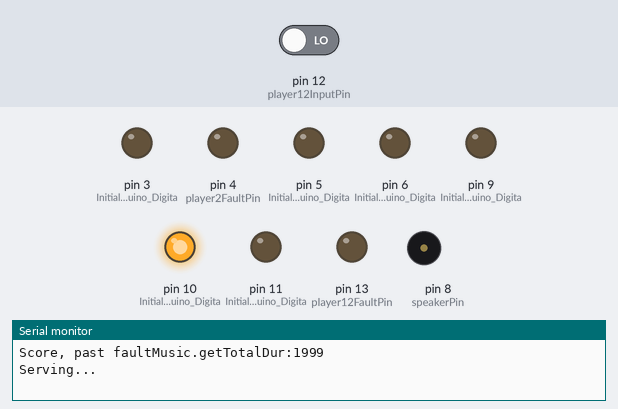
The sketch below on a simulated Arduino Uno, built with avr-gcc and run on an emulated ATmega328P. On the bench: output pins drawn as LEDs (lit = HIGH), buzzer (waves = sounding), the last lines printed to the serial monitor. Inputs (shaded band) come from the test bench; at power-on: pin 12 (player12InputPin) LOW. Random numbers use the default seed unless the sketch sets one.

Above: at 2.8 s.
2.9 s: pin 12 (player12InputPin) driven HIGH
At 4.0 s:
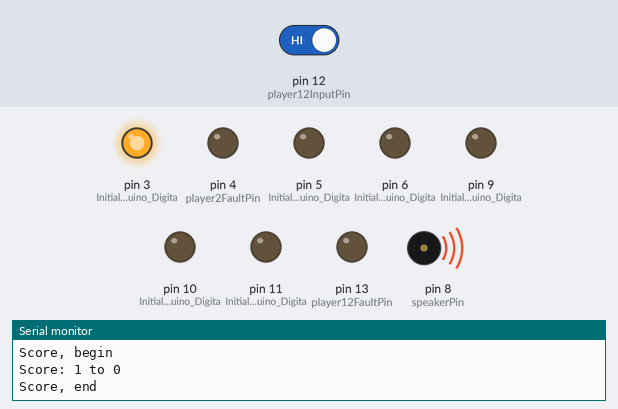
5.9 s: pin 12 (player12InputPin) driven LOW
At 8.3 s:
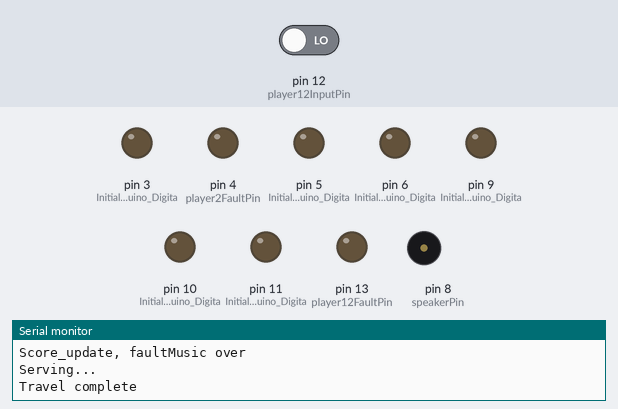
At 8.71 s:
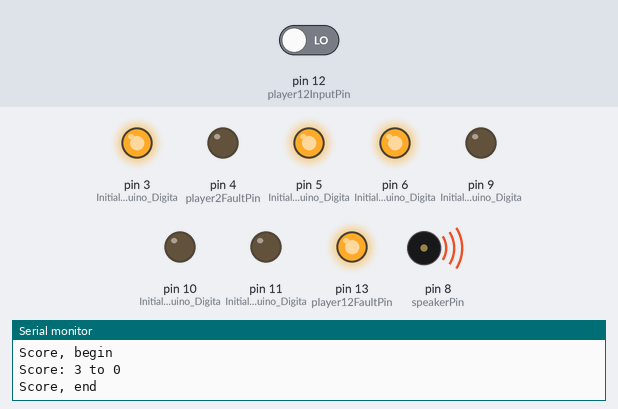
8.9 s: pin 12 (player12InputPin) driven HIGH
Timing chart, 0 to 23.3 s (numbered marks = the images above; inputs shaded):
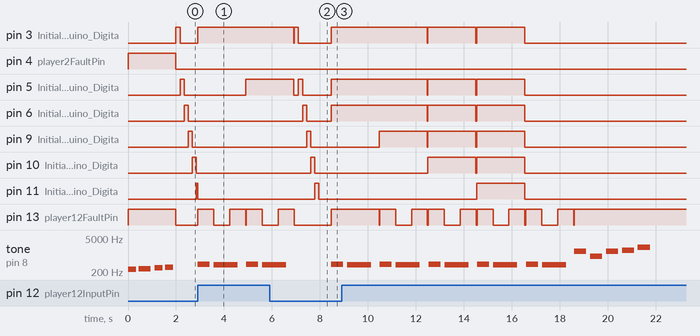

Measured:
- after the input at 5.9 s, pin 9 (Initialize_Arduino_Digita): LOW → HIGH after 1.5 s, → LOW 0.17 s later; pin 10 (Initialize_Arduino_Digita): LOW → HIGH after 1.7 s, → LOW 0.17 s later; pin 11 (Initialize_Arduino_Digita): LOW → HIGH after 1.9 s, → LOW 0.17 s later
- by itself, pin 13 (player12FaultPin): repeats every 2.0 s: HIGH 0.67 s, LOW 0.67 s, HIGH 0.67 s, LOW 0.03 s, until it stays HIGH from 18.6 s
- by itself, tone on pin 8 (speakerPin): plays 392 Hz for 1.0 s, 415 Hz for 0.50 s, 392 Hz for 1.0 s, 415 Hz for 0.50 s, 392 Hz for 1.0 s, 415 Hz for 0.50 s … (14 notes in this stretch)
- by itself, pin 3 (Initialize_Arduino_Digita), pin 5 (Initialize_Arduino_Digita), pin 6 (Initialize_Arduino_Digita): alternates HIGH for 2.0 s and LOW for 0.03 s, 5 changes in all, then stays LOW

The sketch:

tennis-2.3.0.ino
```cpp
#include "Tennis.h"

Tennis game;

void setup() {
  game.Begin();
}

void loop() {
  game.Update();
}
```

LEDBarGraph.cpp
```cpp
// (licence header left out)
#include <Arduino.h>
#include "LEDBarGraph.h"

// pass in pins (array)
LEDBarGraph::LEDBarGraph (int * p)
{
  pins = p;

  // find pinLen by finding last valid index
  i = 0;
  while (pins[i+1] != -1) {
    i++;
  }
  pinsLen = i;
};


void LEDBarGraph::Begin (int delta, int num, unsigned long oT) // dir aka delta {-1, 1}, Number, OnTime
{
  onTime = oT;
  hault = false;

  if (num > (pinsLen + 1)) { // pins array starts at 0
    // pinsLen = -1; // not sure why I would have wanted to do that
    return; // this is an error.  @TODO report it with an actual return value?
  }

  lastUpdate = millis();

  if (delta > 0) {
    for (i = 0; i < num; i += delta) {
      digitalWrite(pins[i], HIGH);
    }
  } else if (delta < 0) {
    for (i = pinsLen; i > (pinsLen - num); i += delta) {
      digitalWrite(pins[i], HIGH);
    }
  }

  r = 0;
};

// part of the loop()
int LEDBarGraph::Update ()
{
  currentMs = millis();

  // the !r part is in case we've already haulted (r=0) but yet somebody called ::Update again...
  if (!r && ((currentMs - lastUpdate) >= onTime)) {
    AllLow();
    r = 1;
  } else {
    r = 0;
  }

  return r;
}; // .update


// finish if requested
int LEDBarGraph::Hault ()
{
  hault = true;
  AllLow();
};


// Somewhat of a cheat, instead of just turning off what we turned on, turn all off
void LEDBarGraph::AllLow ()
{
  for (i = 0; i <= pinsLen; i += 1) {
    digitalWrite(pins[i], LOW);
  }
};
```

LEDBarGraph.h
```cpp
// (licence header left out)
#ifndef LEDBarGraph_h
#define LEDBarGraph_h

#include <Arduino.h>

class LEDBarGraph
{

private:

  // enum state_t { START, ON, PAUSING, DONE };
  // state_t state;

  unsigned long currentMs;
  unsigned long lastUpdate;
  unsigned long onTime, pauseTime;


  int i;
  int r;

  int * pins;
  int pinsLen;
  // int num;
  // int start;
  // int delta;
  bool hault;

  void AllLow ();

public:
  LEDBarGraph (int * p);

  void Begin (int delta, int num, unsigned long oT); // Direction, Number, OnTime

  int Update ();

  int Hault ();
};

#endif
```

LEDFlasher.cpp
```cpp
// (licence header left out)
#include <Arduino.h>
#include "LEDFlasher.h"

LEDFlasher::LEDFlasher ()
{
};


void LEDFlasher::Begin (int p, int n, unsigned long pT) // LED pin, number of flashes, time of each 1/2 cycle
{
  state = ON;
  phaseTime = pT;
  num = n;
  pin = p;
  i = 1;
  lastUpdate = millis();

  digitalWrite(pin, HIGH);
};


int LEDFlasher::Update ()
{
  currentMs = millis();

  //
  switch (state) {
    case ON:
      if (phaseTime && ((currentMs - lastUpdate) >= phaseTime)) {
        digitalWrite(pin, LOW);
        if (i == num) { // are we done?
          state = DONE; // there is no final "pausing" state - that could be a future option @TODO
        } else {
          lastUpdate = millis();
          state = PAUSING;
        };
      };
      break;

    case PAUSING:
      if ((currentMs - lastUpdate) >= phaseTime) {
        lastUpdate = millis();
        digitalWrite(pin, HIGH);
        i++;
        state = ON;
      };
      break;

    // case DONE: no need
  }

};


int LEDFlasher::Hault ()
{
  if (pin) { // in case Hault called before Begin
    state = DONE;
    digitalWrite(pin, LOW);
  }
}
```

LEDFlasher.h
```cpp
// (licence header left out)
#ifndef LEDFlasher_h
#define LEDFlasher_h

#include <Arduino.h>

class LEDFlasher
{

private:
  enum state_t { START, ON, PAUSING, DONE };
  state_t state;

  unsigned long currentMs;
  unsigned long lastUpdate;
  unsigned long phaseTime;

  int i;

  int pin = 0;
  int num;
  bool hault;

public:
  LEDFlasher ();

  void Begin (int p, int n, unsigned long pt); // LED pin, number of flashes, phase time (each 1/2 cycle)

  int Update ();

  int Hault ();
};

#endif
```

LEDSequence.cpp
```cpp
// (licence header left out)
#include <Arduino.h>
#include "LEDSequence.h"

// pass in pins (array)
LEDSequence::LEDSequence (int * p)
{
  pins = p;

  // find last valid pin
  maxPin = 0;
  while (pins[maxPin+1] != -1) {
    maxPin++;
  }
};


// delta {-1, 1}. onTime (ms), pauseTime (ms)
void LEDSequence::Begin (int d, unsigned long oT, unsigned long pT)
{
  delta = d;

  i = 0; // first, assume d > 0
  // if not, find correct i
  if (d < 0) {
    i = maxPin;
  }

  onTime = oT;
  pauseTime = pT;
  hault = false;
  state = START;
  r = 0;
};


int LEDSequence::Update ()
{
  currentMs = millis();

  switch (state) {
    case START:
      if (hault) {
        state = DONE;
        r = 1;
      } else if (i <= maxPin && i >= 0) {
        digitalWrite(pins[i], HIGH);
        lastUpdate = millis();
        state = ON;
      } else {
        state = DONE;
        r = 1;
      }
      break;

    case ON:
      if ((currentMs - lastUpdate) >= onTime) {
        digitalWrite(pins[i], LOW);
        lastUpdate = currentMs;
        state = PAUSING;
      }
      break;

    case PAUSING:
      if ((currentMs - lastUpdate) >= pauseTime) {
        i += delta;
        state = START;
      }
      break;

    // case DONE:  // not needed

  } // switch

  return r;
}; // .update

int LEDSequence::Hault ()
{
  hault = true;
  digitalWrite(pins[i], LOW); // turn off pin in case it's on

  return i; // return pin number in case it's needed
};
```

LEDSequence.h
```cpp
// (licence header left out)
#ifndef LEDSequence_h
#define LEDSequence_h

#include <Arduino.h>

class LEDSequence
{

private:
  enum state_t { START, ON, PAUSING, DONE };
  state_t state;

  unsigned long currentMs;
  unsigned long lastUpdate;
  unsigned long onTime, pauseTime;

  int i;
  int r;

  int * pins;
  int maxPin;
  int delta;
  bool hault;

public:
  LEDSequence (int * p);

  void Begin (int d, unsigned long oT, unsigned long pT);

  int Update ();

  int Hault ();
};

#endif
```

Music.cpp
```cpp
// (licence header left out)
#include <Arduino.h>
#include "Music.h"

Music::Music (int sp, int * t, int * tD)
{
  speakerPin = sp;
  tones = t;
  tonesDur = tD;
};

void Music::Begin () {
   pinMode(speakerPin, OUTPUT);
   state = PLAY;
   i = 0;
   r = 0;
}

int Music::Update ()
{
  currentMs = millis();

  switch (state) {
    case PLAY:
      if (tones[i] != -1) {
        // start tone
        tone(speakerPin, tones[i]);
        toneStartMs = currentMs;
        state = PLAYING;
        playDur = 1000/tonesDur[i];
        pauseDur = 333/tonesDur[i];
      } else {
        state = DONE;
        r = 1;
      }
      break;

    case PLAYING:
      if ((currentMs - toneStartMs) >= playDur) {
        // end tone
        noTone(speakerPin);
        toneStartMs = currentMs;
        state = PAUSING;
      }
      break;

    case PAUSING:
      if ((currentMs - toneStartMs) >= pauseDur) {
        i++;
        state = PLAY;
      }
      break;

    // case DONE:  // no action

  } // switch

  return r;
}; // .update

unsigned long Music::getTotalDur ()
{
  int j = 0;
  totalDur = 0;

  while (tones[j] != -1) {
    totalDur += 1000/tonesDur[j];
    totalDur += 333/tonesDur[j];
    j++;
  }

  return totalDur;
}
```

Music.h
```cpp
// (licence header left out)
#ifndef Music_h
#define Music_h

#include <Arduino.h>

class Music
{
private:
  enum state_t { PLAY, PLAYING, PAUSING, DONE };
  state_t state;

  int * tones, * tonesDur;

  int i;
  int r;
  int speakerPin;

  unsigned long lastUpdate;
  unsigned long currentMs;
  unsigned long toneStartMs;
  unsigned long playDur, pauseDur, totalDur;


public:
  Music (int sp, int * t, int * tD);

  void Begin ();

  int Update ();

  unsigned long getTotalDur ();

}; // Music

#endif
```

ReadDuration.cpp
```cpp
// (licence header left out)
#include <Arduino.h>
#include "ReadDuration.h"

ReadDuration::ReadDuration () {
 // nothing to do here?
};

void ReadDuration::Begin (int p, unsigned long rT) // pin, readTime
{
  buttonPin = p;
  readTime = rT;
  lastUpdate = millis();
  r = 0;
};

int ReadDuration::Update ()
{
  currentMs = millis();

  if ((currentMs - lastUpdate) >= readTime) {
    r = -1;
  } else {
    i = digitalRead(buttonPin);
    if (i == HIGH) {
      r = 1;
    }
  }

  return r;
};

/*
int ReadDuration::Hault ();
{
}
*/

unsigned long ReadDuration::GetElapsedTime ()
{
  currentMs = millis();

  return currentMs - lastUpdate;
}
```

ReadDuration.h
```cpp
// (licence header left out)
#ifndef ReadDuration_h
#define ReadDuration_h

#include <Arduino.h>

class ReadDuration
{
private:
  unsigned long currentMs;
  unsigned long lastUpdate;
  unsigned long readTime;
  int buttonPin;
  int r;
  int i;

public:
  ReadDuration ();

  void Begin (int p, unsigned long rT); // pin, readTime

  int Update ();

  // int Hault ();

  unsigned long GetElapsedTime ();

};

#endif
```

Tennis.cpp
```cpp
// (licence header left out)
 #include <Arduino.h>
#include "Music.h"
#include "Tennis.h"
#include "LEDSequence.h"
#include "LEDBarGraph.h"
#include "ReadDuration.h"
#include "LEDFlasher.h"

#define SERIAL_DEBUG true
#define SERIAL_COMMENTARY true

Tennis::Tennis ()
  : introMusic(speakerPin, startTones, startTonesDur)
  , faultMusic(speakerPin, failTones, failTonesDur)
  , winMusic(speakerPin, winTones, winTonesDur)
  , travel(travelPins)
  , returnButton()
  , scoreDisplay(travelPins)
  , faultLED()
{

  player2score = 0;
  player12score = 0;

  scoreDisplayTime = faultMusic.getTotalDur();

};

void Tennis::Begin ()
{
  Serial.begin(9600);

    #if defined SERIAL_DEBUG
    Serial.print("Score, past faultMusic.getTotalDur:");
    Serial.println(scoreDisplayTime);
    #endif

  // travel LEDs
  pinMode(9, OUTPUT); // Initialize Arduino Digital Pins 9 PWM as output
  pinMode(10, OUTPUT); // Initialize Arduino Digital Pins 10 PWM as output
  pinMode(11, OUTPUT); // Initialize Arduino Digital Pins 11 PWM as output
  pinMode(6, OUTPUT); // Initialize Arduino Digital Pins 11 PWM as output
  pinMode(5, OUTPUT); // Initialize Arduino Digital Pins 11 PWM as output
  pinMode(3, OUTPUT); // Initialize Arduino Digital Pins 11 PWM as output

  // player inputs
  pinMode(player2InputPin,INPUT); // Initialize Arduino Digital Pins 2 as input for connecting Pushbutton
  pinMode(player12InputPin,INPUT); // Initialize Arduino Digital Pins 12 as input for connecting Pushbutton

  // player faults
  pinMode(player2FaultPin, OUTPUT);  // Initialize Arduino Digital Pins 4 as output
  pinMode(player12FaultPin, OUTPUT);  // Initialize Arduino Digital Pins 4 as output

  // get random eed (from analog noise) and determine starting direction {0, 1}
  randomSeed(analogRead(0));
  dir = random(2); // {0, 1}
  dir = (dir - 0.5) * 2; // {-1, 1}

  travelWait = (travelWaitMin + travelWaitMax) / 2;

  state = INTRO;
  returnFault = NONE;
  introMusic.Begin();
  digitalWrite(player2FaultPin, HIGH);
  digitalWrite(player12FaultPin, HIGH);
};


int Tennis::Update ()
{
  switch (state) {
    case INTRO:
      if (introMusic.Update()) {
        state = SERVE;
        digitalWrite(player2FaultPin, LOW);
        digitalWrite(player12FaultPin, LOW);
      }
      break;

    case SERVE:
        #if defined SERIAL_COMMENTARY
        Serial.println("Serving...");
        #endif

      // clear any previous fault
      faultLED.Hault();

      scoreDisplay.Hault();
      // faultMusic.Hault() unneded as that's what we watch for actual completed return val

      if (dir == -1) {
        button = player12InputPin;
      } else if (dir == 1) {
        button = player2InputPin;
      }

      travel.Begin(dir, travelWait, 0);
      state = TRAVEL;
      break;

    case TRAVEL:
      if (travel.Update()) {
        // travel is complete
        state = RETURN;
        returnButton.Begin(button, travelWait * hitTimeMult);

          #if defined SERIAL_COMMENTARY
          Serial.println("Travel complete");
          #endif

      } else {
        // travel is ongoing
        inputButtonState = digitalRead(button);
        if (inputButtonState == HIGH) {
          returnFault = EARLY;
          travel.Hault();
          state = SCORE;

            #if defined SERIAL_COMMENTARY
            Serial.println("Fault:early");
            #endif
        }
      }
      break;

    case RETURN:
        x = returnButton.Update();
        if (x == -1) {
          // no button push
          returnFault = LATE;
          state = SCORE;

            #if defined SERIAL_COMMENTARY
            Serial.println("Fault:late");
            #endif

        } else if (x == 1) {
          // button pushed on time
          dir = dir * -1; // reverse direction
          travelWait = returnButton.GetElapsedTime();
          travelWait = map(travelWait, 0, travelWaitMax * hitTimeMult, travelWaitMin, travelWaitMax);

            #if defined SERIAL_DEBUG
            Serial.println(travelWait);
            #endif

          state = SERVE; // serve back
            #if defined SERIAL_COMMENTARY
            Serial.println("Return serve");
            #endif
        };
      break;

    case SCORE:
        #if defined SERIAL_DEBUG
        Serial.println("Score, begin");
        #endif

      faultMusic.Begin();

      // assign point
      if (dir == -1) {
        player2score ++;
        faultPin = player12FaultPin;
        scoreDisplay.Begin(dir, player2score, scoreDisplayTime); // Direction, Number, OnTime
      } else if (dir == 1) {
        player12score ++;
        faultPin = player2FaultPin;
        scoreDisplay.Begin(dir, player12score, scoreDisplayTime); // Direction, Number, OnTime
      };

        #if defined SERIAL_COMMENTARY
        Serial.print("Score: ");
        Serial.print(player2score);
        Serial.print(" to ");
        Serial.println(player12score);
        #endif

      switch (returnFault) {
        case EARLY:
          // this will flash twice and an equal spaced pause in the middle
          faultLED.Begin(faultPin, 2, scoreDisplayTime / 3);
          break;
        case LATE:
          faultLED.Begin(faultPin, 1, scoreDisplayTime);
          break;
      };

      returnFault = NONE;
      state = SCORE_UPDATE;

        #if defined SERIAL_DEBUG
        Serial.println("Score, end");
        #endif

      break;

    case SCORE_UPDATE:
      faultLED.Update();
      scoreDisplay.Update();
      if (faultMusic.Update()) {

          #if defined SERIAL_DEBUG
          Serial.println("Score_update, faultMusic over");
          #endif

        state = SERVE; // re-serve

        // but first check for winning score
        if (dir == -1) {
          if (player2score == travelPinsLen) {
            state = DONE;
          };
        } else {
          if (player12score == travelPinsLen) {
            state = DONE;
          };
        };
      };

      break;

    case DONE:

        #if defined SERIAL_COMMENTARY
        Serial.println("Done");
        #endif

      // clear any previous fault
      faultLED.Hault();
      // last param 0 means stay lit forever, so middle param doesn't mean anything
      faultLED.Begin(faultPin, 1, 0);
      scoreDisplay.Hault();

      winMusic.Begin();
      state = DONE_UPDATE;
      break;

    case DONE_UPDATE:
      winMusic.Update();
      break;
  }
};
```

Tennis.h
```cpp
// (licence header left out)
#ifndef Tennis_h
#define Tennis_h

#include <Arduino.h>
#include "Music.h"
#include "LEDSequence.h"
#include "LEDBarGraph.h"
#include "ReadDuration.h"
#include "LEDFlasher.h"

class Tennis
{

private:
  // @NOTE static int
  int travelPins[7] = {11, 10, 9, 6, 5, 3, -1};
  int travelPinsLen = (sizeof(travelPins) / sizeof(int)); // sizeOf counts bytes

  int speakerPin = 8;

  int startTones[11] =    {261, 277, 294, 311, -1}; // ,  330, 349, 370, 392, 415, 440, -1};
  int startTonesDur[10] = {3,   2,   3,   3}; // ,     3,   3,   3,   3,   3,   3  };

  int failTones[3] =    {415, 392, -1}; // Bb (A#) 466, then A 440, then Ab (G#), then G
  int failTonesDur[2] = {2,   3/2};

  int winTones[6] =     {1397, 880, 1397, 1568, 2093, -1}; // F / A / F / G / C
  int winTonesDur[5] =  {2,    2,   2,    2,    2};

  char inputButtonState;
  int i;
  int dir;
  int button;
  int player2score, player12score;
  // int fault;
  int x;

  const int player2InputPin = 2;
  const int player12InputPin = 12;
  const int player2FaultPin = 4;
  const int player12FaultPin = 13;

  unsigned long travelEndTime;
  // const unsigned long hitTimeMax = 500; // was 1000;
  const unsigned long hitTimeMult = 3;
  unsigned long scoreDisplayTime;

  unsigned long travelWait; // was = 100;
  const unsigned long travelWaitMin = 40; // 70;
  const unsigned long travelWaitMax = 300; // 140;

  enum state_t { INTRO, SERVE, TRAVEL, RETURN, SCORE, SCORE_UPDATE, DONE, DONE_UPDATE };
  state_t state;

  enum fault_t { NONE, EARLY, LATE };
  fault_t returnFault;

  int faultPin;

  Music introMusic;

  Music faultMusic;

  Music winMusic;

  LEDSequence travel;

  LEDBarGraph scoreDisplay;

  ReadDuration returnButton;

  LEDFlasher faultLED;

public:
  Tennis ();

  void Begin ();

  int Update ();
}; // Tennis

#endif
```
